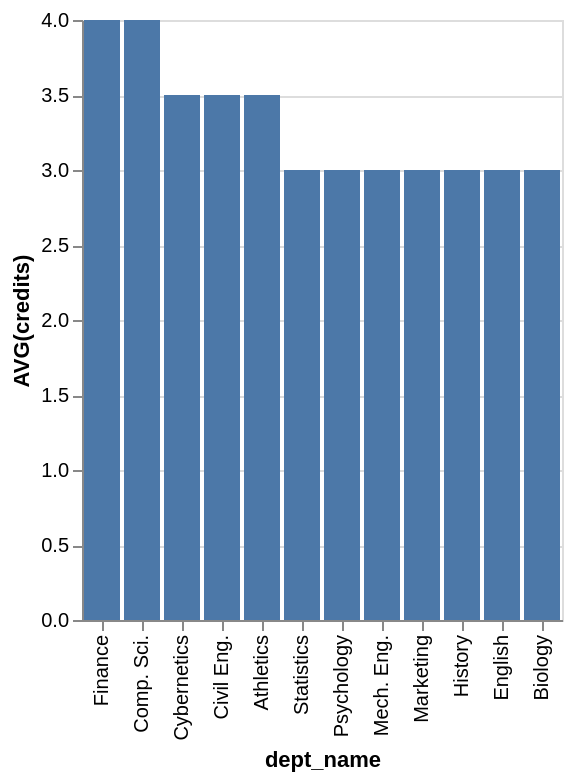

Write a Vega-Lite specification for this figure.
### Vega-Lite specification from a JSON file in a GitHub repository (floating-point values rounded to 4 significant figures)
{"data": {"values": [{"x_data": "Finance", "y_data": 4}, {"x_data": "Comp. Sci.", "y_data": 4}, {"x_data": "Cybernetics", "y_data": 3.5}, {"x_data": "Civil Eng.", "y_data": 3.5}, {"x_data": "Athletics", "y_data": 3.5}, {"x_data": "Statistics", "y_data": 3}, {"x_data": "Psychology", "y_data": 3}, {"x_data": "Mech. Eng.", "y_data": 3}, {"x_data": "Marketing", "y_data": 3}, {"x_data": "History", "y_data": 3}, {"x_data": "English", "y_data": 3}, {"x_data": "Biology", "y_data": 3}]}, "mark": "bar", "encoding": {"x": {"field": "x_data", "type": "nominal", "title": "dept_name", "sort": {"op": "sum", "field": "y_data", "order": "descending"}}, "y": {"field": "y_data", "type": "quantitative", "title": "AVG(credits)"}}}
